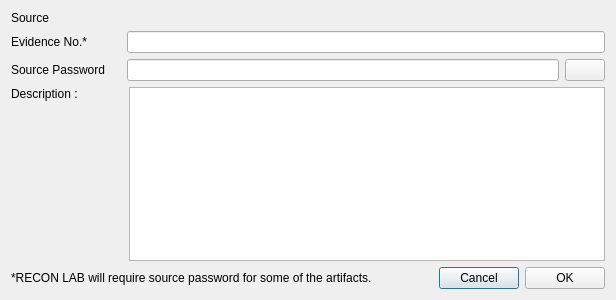
<?xml version="1.0" encoding="UTF-8"?>
<ui version="4.0">
 <class>source_evidencer</class>
 <widget class="QDialog" name="source_evidencer">
  <property name="geometry">
   <rect>
    <x>0</x>
    <y>0</y>
    <width>616</width>
    <height>300</height>
   </rect>
  </property>
  <property name="windowTitle">
   <string>Dialog</string>
  </property>
  <property name="styleSheet">
   <string notr="true"/>
  </property>
  <layout class="QVBoxLayout" name="verticalLayout_4">
   <item>
    <layout class="QVBoxLayout" name="verticalLayout_3">
     <item>
      <widget class="QLabel" name="label_message">
       <property name="styleSheet">
        <string notr="true">QLabel {};</string>
       </property>
       <property name="text">
        <string>Source</string>
       </property>
      </widget>
     </item>
     <item>
      <layout class="QVBoxLayout" name="verticalLayout_2">
       <item>
        <layout class="QHBoxLayout" name="horizontalLayout">
         <item>
          <widget class="QLabel" name="label_evidence">
           <property name="minimumSize">
            <size>
             <width>110</width>
             <height>0</height>
            </size>
           </property>
           <property name="maximumSize">
            <size>
             <width>90</width>
             <height>16777215</height>
            </size>
           </property>
           <property name="text">
            <string>Evidence No.*  </string>
           </property>
          </widget>
         </item>
         <item>
          <widget class="QLineEdit" name="lineEdit_evidence"/>
         </item>
        </layout>
       </item>
       <item>
        <layout class="QHBoxLayout" name="horizontalLayout_4">
         <item>
          <widget class="QLabel" name="label_source_password">
           <property name="minimumSize">
            <size>
             <width>110</width>
             <height>0</height>
            </size>
           </property>
           <property name="maximumSize">
            <size>
             <width>90</width>
             <height>16777215</height>
            </size>
           </property>
           <property name="text">
            <string>Source Password</string>
           </property>
          </widget>
         </item>
         <item>
          <widget class="QLineEdit" name="lineEdit_source_password">
           <property name="echoMode">
            <enum>QLineEdit::Password</enum>
           </property>
          </widget>
         </item>
         <item>
          <widget class="QPushButton" name="pushButton_src_password_show_hide">
           <property name="focusPolicy">
            <enum>Qt::NoFocus</enum>
           </property>
           <property name="text">
            <string/>
           </property>
           <property name="checkable">
            <bool>true</bool>
           </property>
          </widget>
         </item>
        </layout>
       </item>
      </layout>
     </item>
     <item>
      <layout class="QHBoxLayout" name="horizontalLayout_2">
       <property name="spacing">
        <number>0</number>
       </property>
       <property name="sizeConstraint">
        <enum>QLayout::SetDefaultConstraint</enum>
       </property>
       <item>
        <layout class="QVBoxLayout" name="verticalLayout">
         <item>
          <widget class="QLabel" name="label_description">
           <property name="minimumSize">
            <size>
             <width>110</width>
             <height>0</height>
            </size>
           </property>
           <property name="maximumSize">
            <size>
             <width>90</width>
             <height>16777215</height>
            </size>
           </property>
           <property name="text">
            <string>Description : </string>
           </property>
          </widget>
         </item>
         <item>
          <spacer name="verticalSpacer">
           <property name="orientation">
            <enum>Qt::Vertical</enum>
           </property>
           <property name="sizeHint" stdset="0">
            <size>
             <width>20</width>
             <height>40</height>
            </size>
           </property>
          </spacer>
         </item>
        </layout>
       </item>
       <item>
        <spacer name="horizontalSpacer_2">
         <property name="orientation">
          <enum>Qt::Horizontal</enum>
         </property>
         <property name="sizeType">
          <enum>QSizePolicy::Fixed</enum>
         </property>
         <property name="sizeHint" stdset="0">
          <size>
           <width>8</width>
           <height>20</height>
          </size>
         </property>
        </spacer>
       </item>
       <item>
        <widget class="QTextEdit" name="textEdit_description"/>
       </item>
      </layout>
     </item>
     <item>
      <layout class="QHBoxLayout" name="horizontalLayout_3">
       <item>
        <widget class="QLabel" name="label">
         <property name="text">
          <string>*RECON LAB will require source password for some of the artifacts.</string>
         </property>
        </widget>
       </item>
       <item>
        <spacer name="horizontalSpacer">
         <property name="orientation">
          <enum>Qt::Horizontal</enum>
         </property>
         <property name="sizeHint" stdset="0">
          <size>
           <width>40</width>
           <height>20</height>
          </size>
         </property>
        </spacer>
       </item>
       <item>
        <widget class="QPushButton" name="pushButton_cancel">
         <property name="text">
          <string>Cancel</string>
         </property>
        </widget>
       </item>
       <item>
        <widget class="QPushButton" name="pushButton_ok">
         <property name="text">
          <string>OK</string>
         </property>
        </widget>
       </item>
      </layout>
     </item>
    </layout>
   </item>
  </layout>
 </widget>
 <resources/>
 <connections/>
</ui>
